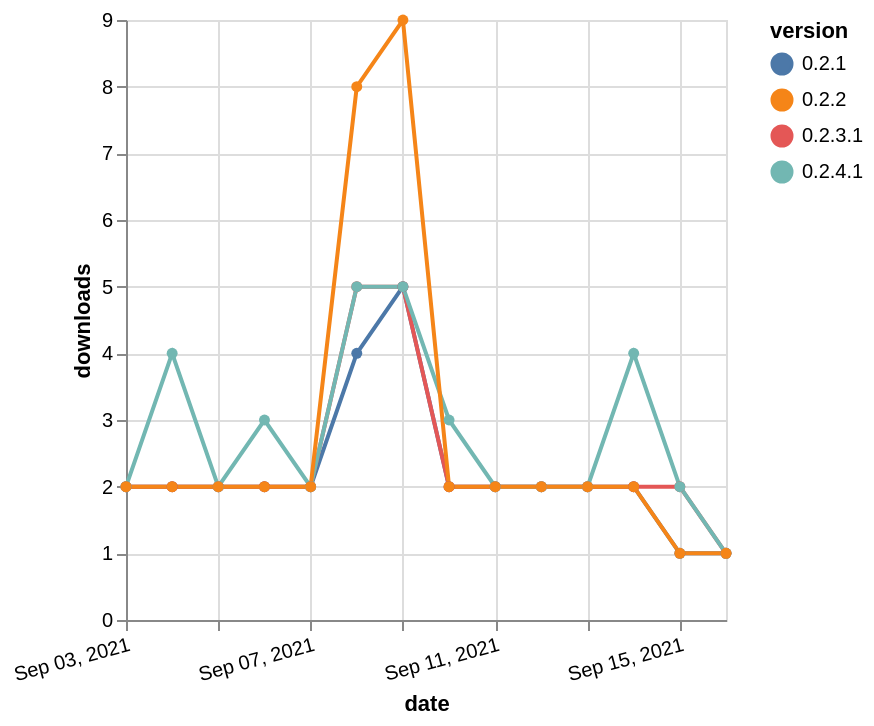

Vega-Lite specification stored for this chart:
### Vega-Lite specification from a JSON file in a GitHub repository (floating-point values rounded to 4 significant figures)
{"$schema": "https://vega.github.io/schema/vega-lite/v5.json", "description": "A simple bar chart with embedded data.", "data": {"values": [{"date": "2021-09-03", "total": 3462, "delta": 2, "version": "0.2.1"}, {"date": "2021-09-04", "total": 3464, "delta": 2, "version": "0.2.1"}, {"date": "2021-09-05", "total": 3466, "delta": 2, "version": "0.2.1"}, {"date": "2021-09-06", "total": 3468, "delta": 2, "version": "0.2.1"}, {"date": "2021-09-07", "total": 3470, "delta": 2, "version": "0.2.1"}, {"date": "2021-09-08", "total": 3474, "delta": 4, "version": "0.2.1"}, {"date": "2021-09-09", "total": 3479, "delta": 5, "version": "0.2.1"}, {"date": "2021-09-10", "total": 3481, "delta": 2, "version": "0.2.1"}, {"date": "2021-09-11", "total": 3483, "delta": 2, "version": "0.2.1"}, {"date": "2021-09-12", "total": 3485, "delta": 2, "version": "0.2.1"}, {"date": "2021-09-13", "total": 3487, "delta": 2, "version": "0.2.1"}, {"date": "2021-09-14", "total": 3489, "delta": 2, "version": "0.2.1"}, {"date": "2021-09-15", "total": 3490, "delta": 1, "version": "0.2.1"}, {"date": "2021-09-16", "total": 3491, "delta": 1, "version": "0.2.1"}, {"date": "2021-09-03", "total": 3838, "delta": 2, "version": "0.2.3.1"}, {"date": "2021-09-04", "total": 3840, "delta": 2, "version": "0.2.3.1"}, {"date": "2021-09-05", "total": 3842, "delta": 2, "version": "0.2.3.1"}, {"date": "2021-09-06", "total": 3844, "delta": 2, "version": "0.2.3.1"}, {"date": "2021-09-07", "total": 3846, "delta": 2, "version": "0.2.3.1"}, {"date": "2021-09-08", "total": 3851, "delta": 5, "version": "0.2.3.1"}, {"date": "2021-09-09", "total": 3856, "delta": 5, "version": "0.2.3.1"}, {"date": "2021-09-10", "total": 3858, "delta": 2, "version": "0.2.3.1"}, {"date": "2021-09-11", "total": 3860, "delta": 2, "version": "0.2.3.1"}, {"date": "2021-09-12", "total": 3862, "delta": 2, "version": "0.2.3.1"}, {"date": "2021-09-13", "total": 3864, "delta": 2, "version": "0.2.3.1"}, {"date": "2021-09-14", "total": 3866, "delta": 2, "version": "0.2.3.1"}, {"date": "2021-09-15", "total": 3868, "delta": 2, "version": "0.2.3.1"}, {"date": "2021-09-16", "total": 3869, "delta": 1, "version": "0.2.3.1"}, {"date": "2021-09-03", "total": 3848, "delta": 2, "version": "0.2.4.1"}, {"date": "2021-09-04", "total": 3852, "delta": 4, "version": "0.2.4.1"}, {"date": "2021-09-05", "total": 3854, "delta": 2, "version": "0.2.4.1"}, {"date": "2021-09-06", "total": 3857, "delta": 3, "version": "0.2.4.1"}, {"date": "2021-09-07", "total": 3859, "delta": 2, "version": "0.2.4.1"}, {"date": "2021-09-08", "total": 3864, "delta": 5, "version": "0.2.4.1"}, {"date": "2021-09-09", "total": 3869, "delta": 5, "version": "0.2.4.1"}, {"date": "2021-09-10", "total": 3872, "delta": 3, "version": "0.2.4.1"}, {"date": "2021-09-11", "total": 3874, "delta": 2, "version": "0.2.4.1"}, {"date": "2021-09-12", "total": 3876, "delta": 2, "version": "0.2.4.1"}, {"date": "2021-09-13", "total": 3878, "delta": 2, "version": "0.2.4.1"}, {"date": "2021-09-14", "total": 3882, "delta": 4, "version": "0.2.4.1"}, {"date": "2021-09-15", "total": 3884, "delta": 2, "version": "0.2.4.1"}, {"date": "2021-09-16", "total": 3885, "delta": 1, "version": "0.2.4.1"}, {"date": "2021-09-03", "total": 5375, "delta": 2, "version": "0.2.2"}, {"date": "2021-09-04", "total": 5377, "delta": 2, "version": "0.2.2"}, {"date": "2021-09-05", "total": 5379, "delta": 2, "version": "0.2.2"}, {"date": "2021-09-06", "total": 5381, "delta": 2, "version": "0.2.2"}, {"date": "2021-09-07", "total": 5383, "delta": 2, "version": "0.2.2"}, {"date": "2021-09-08", "total": 5391, "delta": 8, "version": "0.2.2"}, {"date": "2021-09-09", "total": 5400, "delta": 9, "version": "0.2.2"}, {"date": "2021-09-10", "total": 5402, "delta": 2, "version": "0.2.2"}, {"date": "2021-09-11", "total": 5404, "delta": 2, "version": "0.2.2"}, {"date": "2021-09-12", "total": 5406, "delta": 2, "version": "0.2.2"}, {"date": "2021-09-13", "total": 5408, "delta": 2, "version": "0.2.2"}, {"date": "2021-09-14", "total": 5410, "delta": 2, "version": "0.2.2"}, {"date": "2021-09-15", "total": 5411, "delta": 1, "version": "0.2.2"}, {"date": "2021-09-16", "total": 5412, "delta": 1, "version": "0.2.2"}]}, "width": "container", "mark": {"type": "line", "point": {"filled": true}}, "encoding": {"x": {"field": "date", "type": "temporal", "timeUnit": "yearmonthdate", "title": "date", "axis": {"labelAngle": -15}}, "y": {"field": "delta", "type": "quantitative", "title": "downloads"}, "color": {"field": "version", "type": "nominal"}, "tooltip": {"field": "delta"}}}
